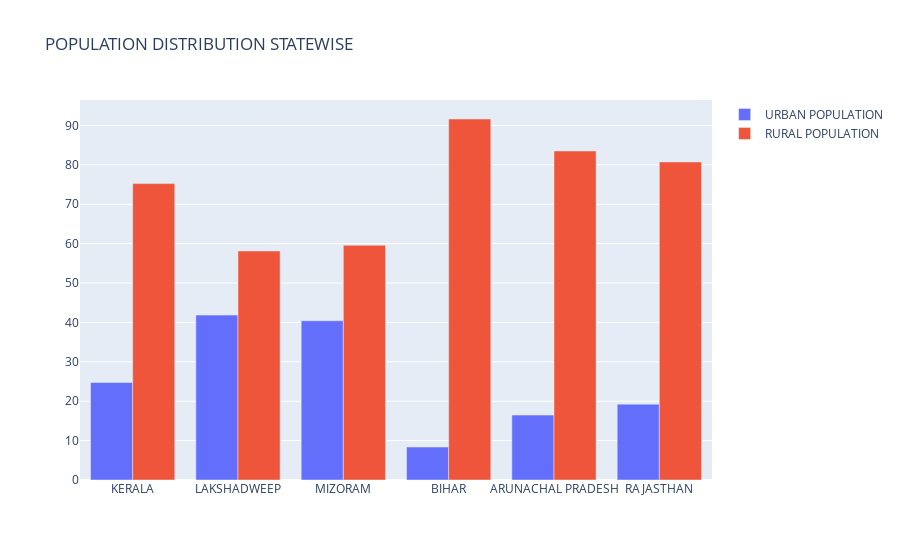

The notebook cell saved with this chart:
### Code cell
x_data = top_bottom['STATNAME']

fig = go.Figure(data=[
    go.Bar(name='URBAN POPULATION',x = x_data, y=top_bottom['P_URB_POP']),
    go.Bar(name='RURAL POPULATION',x = x_data, y=top_bottom['P_RUR_POP'])
])
# Change the bar mode
fig.update_layout(barmode='group', title="POPULATION DISTRIBUTION STATEWISE")
fig.show()

### Figure 1 — Plotly figure (JSON) as saved in the notebook; plotly's stock layout.template omitted (floating-point values rounded to 4 significant figures)
{"data": [{"name": "URBAN POPULATION", "type": "bar", "x": ["KERALA", "LAKSHADWEEP", "MIZORAM", "BIHAR", "ARUNACHAL PRADESH", "RAJASTHAN"], "y": [24.76, 41.86, 40.42, 8.36, 16.48, 19.26]}, {"name": "RURAL POPULATION", "type": "bar", "x": ["KERALA", "LAKSHADWEEP", "MIZORAM", "BIHAR", "ARUNACHAL PRADESH", "RAJASTHAN"], "y": [75.24, 58.14, 59.58, 91.64, 83.52, 80.74]}], "layout": {"barmode": "group", "title": {"text": "POPULATION DISTRIBUTION STATEWISE"}}}
